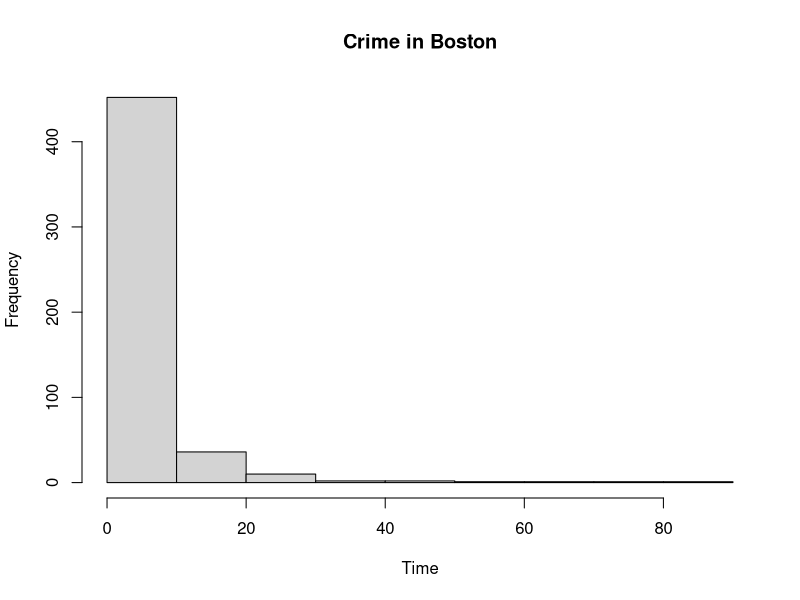
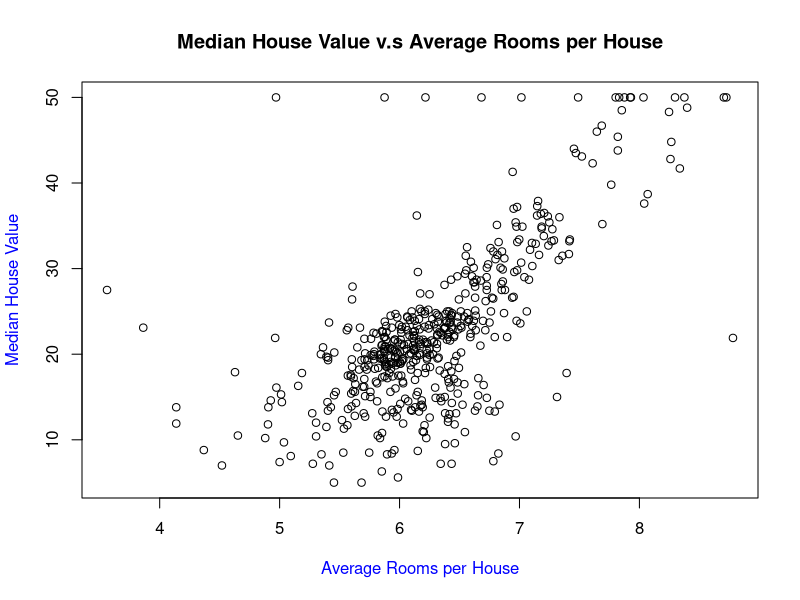
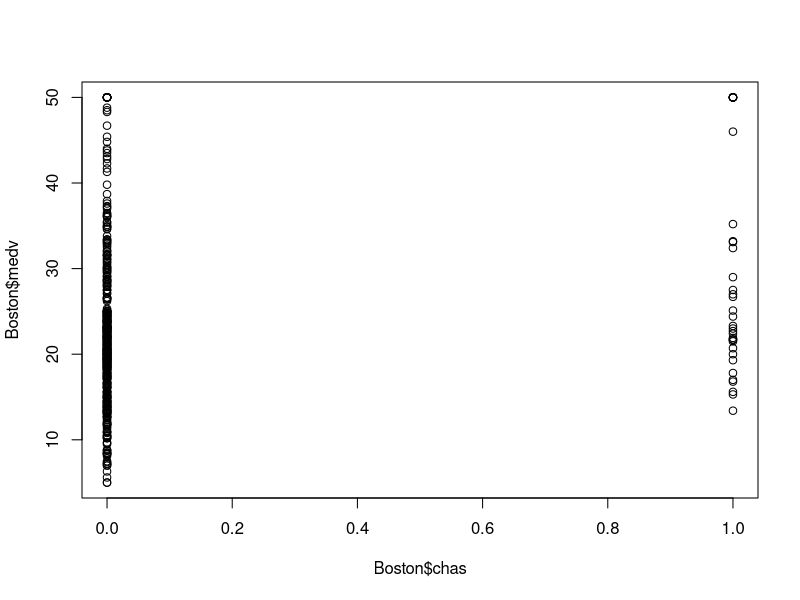
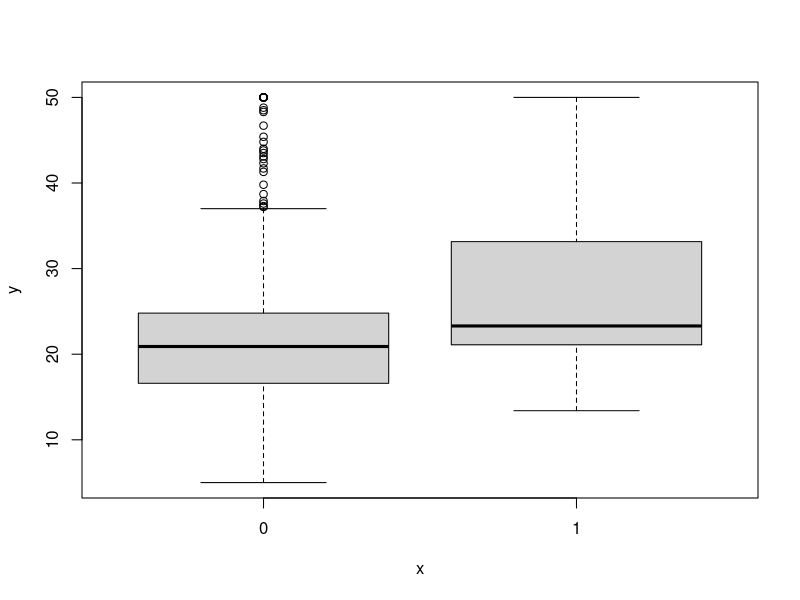
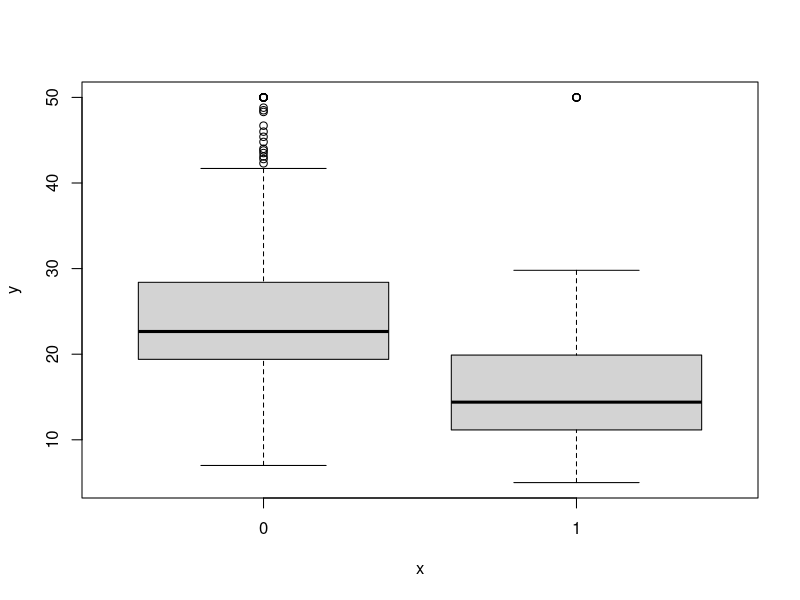

Recreate these plots in R, in order.
## ---- chunk 1
# step 1 code
library(MASS)
data(Boston)
str(Boston)
## ---- chunk 2
# step 2 code
head(Boston)
tail(Boston, 2)
Boston[5,]
head(Boston$crim)
colnames(Boston)
## ---- chunk 3
# step 3 code
mean(Boston$crim, na.rm=TRUE)
median(Boston$crim)
range(Boston$crim)
## ---- chunk 4
# step 4 code
hist(Boston$crim, main = "Crime in Boston", xlab = "Time")
## ---- chunk 5
# step 5 code
cor(Boston$medv, Boston$crim)

## ---- chunk 6
# step 6 code
plot(Boston$rm, Boston$medv, col.lab="blue", main = "Median House Value v.s Average Rooms per House", xlab = "Average Rooms per House", ylab = "Median House Value")

cor(Boston$rm, Boston$medv)
## ---- chunk 7
# step 7 code
plot(Boston$chas, Boston$medv)

#make it factor
Boston$chas <- as.factor(Boston$chas)
contrasts(Boston$chas)

plot(Boston$chas, Boston$medv)
## ---- chunk 8
# step 8 code
typeof(Boston$rad)
summary(Boston$rad)
unique(Boston$rad)
sum(Boston$rad==24, na.rm=TRUE)
prop <- sum(Boston$rad==24, na.rm=TRUE)/length(Boston$rad)
per <- prop*100

## ---- chunk 9
# step 9 code

far <- ifelse(Boston$rad==24, 1, 0) 
far <- factor(far)
plot(far, Boston$medv)

## ---- chunk 10
# step 10 code
summary(Boston[, c(1, 6, 13:14)])

i <- which.max(Boston$crim)
print(Boston[i,1])

i <- which.max(Boston$rm)
print(Boston[i,6])

i <- which.max(Boston$lstat)
print(Boston[i,13])

i <- which.max(Boston$medv)
print(Boston[i,14])

